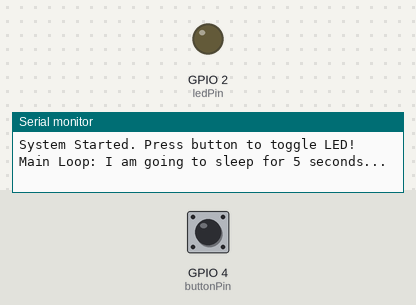
The program below on a simulated ESP32. Parts: output pins drawn as LEDs (lit = HIGH), the last lines printed to the serial monitor. The test bench sets the inputs (shaded band); at power-on: GPIO 4 (buttonPin) HIGH.

Above: at 1.2 s.
1.3 s: GPIO 4 (buttonPin) pulled LOW for 0.15 s
At 1.8 s:
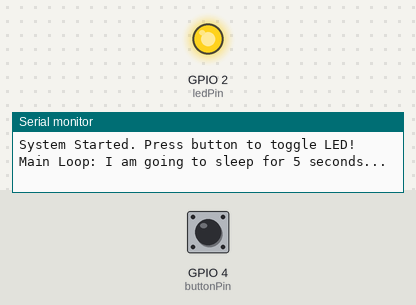
2.9 s: GPIO 4 (buttonPin) pulled LOW for 1 s
At 4.3 s:
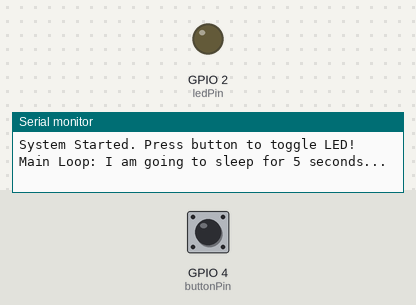
6.5 s: GPIO 4 (buttonPin) pulled LOW for 3.2 s
At 7.0 s:
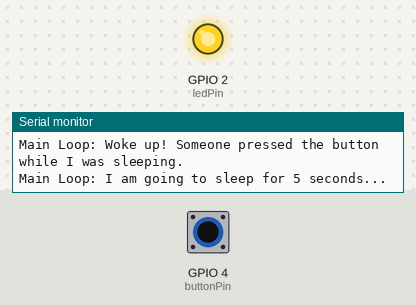
Timing chart, 0 to 9.5 s (numbered marks = the images above; inputs shaded):
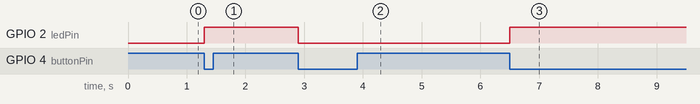

Measured:
- after the input at 1.3 s, GPIO 2 (ledPin): LOW → HIGH at once
- after the input at 2.9 s, GPIO 2 (ledPin): HIGH → LOW at once
- after the input at 6.5 s, GPIO 2 (ledPin): LOW → HIGH at once

The program:

main.cpp
```cpp
#include <Arduino.h>

const int ledPin = 2;
const int buttonPin = 4;

/*
  1. The "Volatile" Variables (Shared between ISR and Main)
  'volatile' tells the compiler: "Don't cache this!
  It might change at ANY moment from an interrupt!"
  cache: keep variable in its private pocket (CPU Register) to work faster*/
volatile bool buttonPressed = false;
volatile bool ledState = false; // Track if LED is ON or OFF

/*
  ------------------------------------------------
  2. The Interrupt Service Routine (ISR)
  IRAM_ATTR puts this function in RAM (Fast Memory) instead of Flash (Slow).
  This makes it run lightning fast.
  ------------------------------------------------ */
void IRAM_ATTR handleButtonPress() {
  // 2.1. Logic: Flip the state (True -> False -> True)
  ledState = !ledState;

  // 2.2. Hardware: Write to the pin IMMEDIATELY
  // This happens in microseconds, even if Main Loop is asleep!
  digitalWrite(ledPin, ledState);

  // 2.3. Flag: Tell the main loop we did something
  buttonPressed = true;
}

void setup() {
  Serial.begin(115200);
  pinMode(ledPin, OUTPUT);
  pinMode(buttonPin, INPUT_PULLUP);

  /*
  3. Attach Interrupt (the "Doorbell")
  When Pin 4 goes from HIGH to LOW (Falling edge), run 'handleButtonPress'.*/
  attachInterrupt(digitalPinToInterrupt(buttonPin), handleButtonPress, FALLING);

  Serial.println("System Started. Press button to toggle LED!");
}

void loop() {

  /*
    ------------------------------------------------
    4. The "Deep Sleep" Simulation
    We are simulating a slow, heavy task.
    ------------------------------------------------ */
  Serial.println("Main Loop: I am going to sleep for 5 seconds...");

  // During this 5s delay, the CPU is technically "blocked" here.
  // BUT... because the LED toggle happens in the ISR (hardware interrupt),
  // the LED will still turn on/off instantly when you press the button!
  delay(5000);

  /*
    ------------------------------------------------
    5. The "Wake Up" Check
    When we wake up, we check if the interrupt happened.
    ------------------------------------------------ */
  if (buttonPressed) {
    // NOW it is safe to print!
    Serial.println("Main Loop: Woke up! Someone pressed the button while I was sleeping.");
    buttonPressed = false; // Reset flag
  }
}
```
